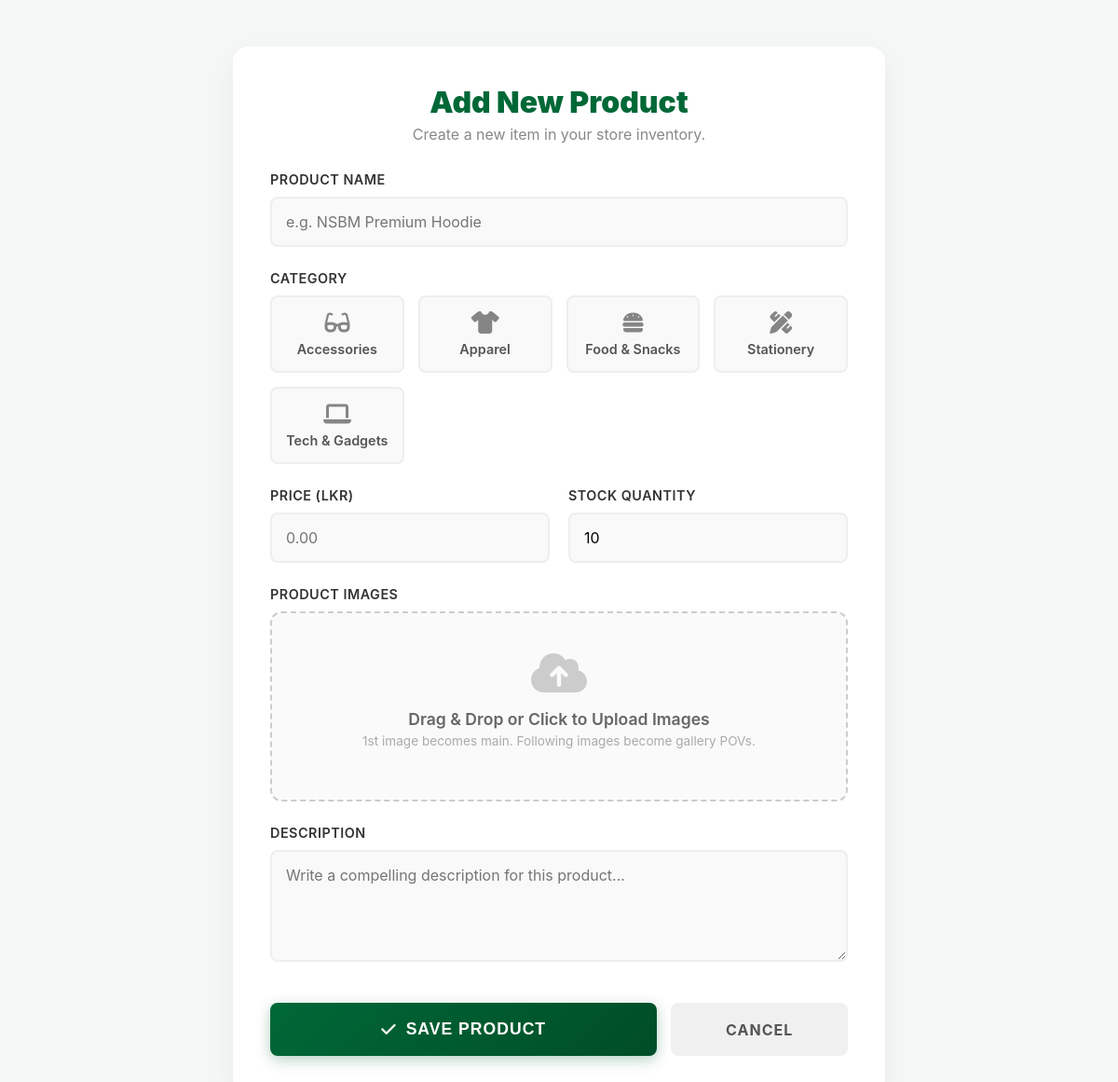
Screenshot of /admin/add_product.php (signed in) with the database file from the repository.
### tables this page shows
CREATE TABLE `categories` (
  `id` int(11) NOT NULL AUTO_INCREMENT,
  `name` varchar(50) NOT NULL,
  PRIMARY KEY (`id`),
  UNIQUE KEY `name` (`name`)
);

### admin/add_product.php (the view, shortened to what this page needs)
<?php
require_once '../config/db.php';
$categories = $pdo->query("SELECT * FROM categories")->fetchAll();
?>
<!DOCTYPE html>
<html lang="en">
<head>
    <link rel="stylesheet" href="../assets/css/style.css">
    <link rel="stylesheet" href="https://cdnjs.cloudflare.com/ajax/libs/font-awesome/6.4.0/css/all.min.css">
</head>
<body>
    <div class="form-container">
        <div class="form-header">
            <h2>Add New Product</h2>
            <p>Create a new item in your store inventory.</p>
        </div>
        <form action="add_product.php" method="post" enctype="multipart/form-data">
            <div class="form-group">
                <label>Product Name</label>
                <input type="text" name="name" placeholder="e.g. NSBM Premium Hoodie" required>
            </div>
            <div class="form-group">
                <label>Category</label>
                <div class="category-tiles">
                    <?php
                    $icons = [
                        'Apparel' => 'fa-shirt',
                        'Stationery' => 'fa-pen-ruler',
                        'Accessories' => 'fa-glasses',
                        'Food & Snacks' => 'fa-burger',
                        'Tech & Gadgets' => 'fa-laptop'
                    ];
                    foreach($categories as $c):
                        $icon = isset($icons[$c['name']]) ? $icons[$c['name']] : 'fa-tag';
                    ?>
                        <div class="category-tile" data-id="<?php echo $c['id']; ?>">
                            <i class="fa-solid <?php echo $icon; ?>"></i>
                            <?php echo $c['name']; ?>
                        </div>
                    <?php endforeach; ?>
                </div>
            </div>
            <div class="row">
                <div class="col form-group">
                    <label>Price (LKR)</label>
                    <input type="number" step="0.01" name="price" placeholder="0.00" required>
                </div>
                <div class="col form-group">
                    <label>Stock Quantity</label>
                    <input type="number" name="stock_quantity" value="10" min="0" required>
                </div>
            </div>
            <div class="form-group">
                <label>Product Images</label>
                <div class="upload-box" id="upload-box">
                    <i class="fa-solid fa-cloud-arrow-up upload-icon" id="upload-icon"></i>
                    <div class="upload-text" id="upload-text">Drag & Drop or Click to Upload Images</div>
                    <div class="upload-subtext" id="upload-subtext">1st image becomes main. Following images become gallery POVs.</div>
                </div>
            </div>
            <div class="form-group">
                <label>Description</label>
                <textarea name="description" placeholder="Write a compelling description for this product..."></textarea>
            </div>
            <div class="btn-group">
                <button type="submit" class="btn-save"><i class="fa-solid fa-check"></i> Save Product</button>
                <a href="dashboard.php" class="btn-cancel">Cancel</a>
            </div>
        </form>
    </div>
</body>
</html>

### assets/css/style.css (style rules this page uses)
:root { --nsbm-green: #388E3C; --nsbm-green-dark: #2E7D32; --text-black: #000000; --text-grey: #666; --bg-white: #ffffff; --bg-light: #f4f7f6; --border-grey: #e0e0e0; --bg-input: #f5f5f5; --bg-track: #eee; --bg-hover: #f0f0f0; --font-main: 'Montserrat', sans-serif; --sidebar-width: 280px; --shadow: 0 4px 15px rgba(0,0,0,0.03); --shadow-drawer: -5px 0 25px rgba(0,0,0,0.15); }
* { box-sizing: border-box; }
body { font-family: var(--font-main); margin: 0; padding: 0; background-color: var(--bg-light); color: var(--text-black); -webkit-font-smoothing: antialiased; }

### admin/add_product.php (style rules this page uses)
body { background: #f4f7f6; font-family: 'Inter', sans-serif; }
.form-container { width: 700px; margin: 50px auto; padding: 40px; background: #fff; border-radius: 16px; box-shadow: 0 10px 30px rgba(0,0,0,0.05); }
.form-header { text-align: center; margin-bottom: 30px; }
.form-header h2 { color: #006837; margin: 0; font-size: 2rem; font-weight: 900; }
.form-header p { color: #888; margin-top: 5px; }
.form-group { margin-bottom: 25px; }
.form-group label { display: block; margin-bottom: 10px; color: #333; font-weight: 600; font-size: 0.9rem; text-transform: uppercase; letter-spacing: 0.5px; }
.form-group input[type="text"], .form-group input[type="number"], .form-group textarea { width: 100%; padding: 15px; border: 2px solid #eee; border-radius: 8px; box-sizing: border-box; font-size: 1rem; transition: 0.3s; background: #f9f9f9; font-family: inherit; }
.form-group textarea { height: 120px; resize: vertical; }
.category-tiles { display: grid; grid-template-columns: repeat(auto-fill, minmax(130px, 1fr)); gap: 15px; }
.category-tile { background: #f9f9f9; border: 2px solid #eee; border-radius: 8px; padding: 15px 10px; text-align: center; cursor: pointer; transition: all 0.2s cubic-bezier(0.4, 0, 0.2, 1); font-weight: 600; font-size: 0.9rem; color: #555; display: flex; flex-direction: column; align-items: center; gap: 8px; }
.category-tile i { font-size: 1.5rem; opacity: 0.7; }
.upload-box { border: 2px dashed #ccc; border-radius: 12px; padding: 40px 20px; text-align: center; background: #fafafa; cursor: pointer; transition: 0.3s; position: relative; }
.upload-text { color: #666; font-weight: 600; margin-top: 15px; font-size: 1.1rem; }
.upload-subtext { color: #aaa; font-size: 0.85rem; margin-top: 5px; }
.upload-icon { font-size: 3rem; color: #ccc; transition: 0.3s; }
.row { display: flex; gap: 20px; }
.col { flex: 1; }
.btn-group { display: flex; gap: 15px; margin-top: 40px; }
.btn-save { flex: 2; background: linear-gradient(135deg, #006837, #004d28); color: white; border: none; padding: 18px; border-radius: 8px; font-weight: 900; font-size: 1.1rem; cursor: pointer; transition: 0.3s; box-shadow: 0 4px 15px rgba(0,104,55,0.3); text-transform: uppercase; letter-spacing: 1px; display: flex; justify-content: center; align-items: center; gap: 10px; }
.btn-cancel { flex: 1; background: #f0f0f0; color: #555; text-decoration: none; display: flex; align-items: center; justify-content: center; border-radius: 8px; font-weight: bold; transition: 0.3s; text-transform: uppercase; letter-spacing: 1px; }

### rows the page displays
categories: name "Accessories"
categories: name "Apparel"
categories: name "Food & Snacks"
categories: name "Stationery"
categories: name "Tech & Gadgets"
